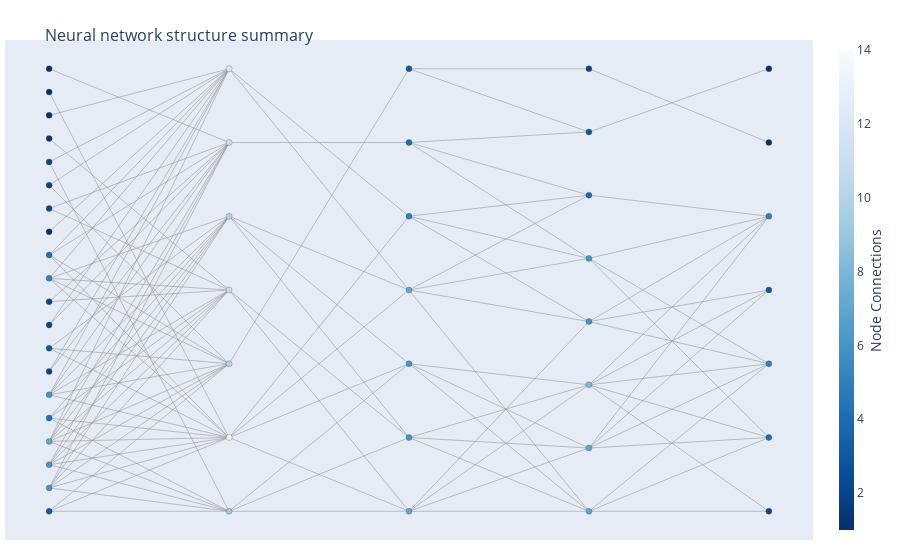

Notebook cell for this chart:
### Code cell
plotly_geometric_network(G)

### Figure 1 — Plotly figure (JSON) as saved in the notebook; plotly's stock layout.template omitted (floating-point values rounded to 4 significant figures; data arrays with more than 128 entries replaced by an {"elided": "..."} marker saying what was removed)
{"data": [{"hoverinfo": "none", "line": {"color": "#888", "width": 0.5}, "mode": "lines", "type": "scatter", "x": {"elided": "360 int values"}, "y": {"elided": "360 float values"}}, {"hoverinfo": "text", "marker": {"color": [3, 6, 6, 7, 4, 6, 2, 3, 2, 2, 5, 4, 1, 2, 2, 2, 1, 1, 1, 1, 9, 14, 10, 11, 10, 11, 12, 7, 6, 6, 7, 5, 4, 3, 7, 7, 8, 6, 6, 4, 3, 2, 2, 4, 5, 3, 5, 1, 1], "colorbar": {"thickness": 15, "title": {"side": "right", "text": "Node Connections"}, "xanchor": "left"}, "colorscale": [[0, "rgb(247,251,255)"], [0.125, "rgb(222,235,247)"], [0.25, "rgb(198,219,239)"], [0.375, "rgb(158,202,225)"], [0.5, "rgb(107,174,214)"], [0.625, "rgb(66,146,198)"], [0.75, "rgb(33,113,181)"], [0.875, "rgb(8,81,156)"], [1, "rgb(8,48,107)"]], "line": {"width": 0.3}, "reversescale": true, "showscale": true, "size": 6}, "mode": "markers", "text": ["# of connections: 3", "# of connections: 6", "# of connections: 6", "# of connections: 7", "# of connections: 4", "# of connections: 6", "# of connections: 2", "# of connections: 3", "# of connections: 2", "# of connections: 2", "# of connections: 5", "# of connections: 4", "# of connections: 1", "# of connections: 2", "# of connections: 2", "# of connections: 2", "# of connections: 1", "# of connections: 1", "# of connections: 1", "# of connections: 1", "# of connections: 9", "# of connections: 14", "# of connections: 10", "# of connections: 11", "# of connections: 10", "# of connections: 11", "# of connections: 12", "# of connections: 7", "# of connections: 6", "# of connections: 6", "# of connections: 7", "# of connections: 5", "# of connections: 4", "# of connections: 3", "# of connections: 7", "# of connections: 7", "# of connections: 8", "# of connections: 6", "# of connections: 6", "# of connections: 4", "# of connections: 3", "# of connections: 2", "# of connections: 2", "# of connections: 4", "# of connections: 5", "# of connections: 3", "# of connections: 5", "# of connections: 1", "# of connections: 1"], "type": "scatter", "x": [0, 0, 0, 0, 0, 0, 0, 0, 0, 0, 0, 0, 0, 0, 0, 0, 0, 0, 0, 0, 1, 1, 1, 1, 1, 1, 1, 2, 2, 2, 2, 2, 2, 2, 3, 3, 3, 3, 3, 3, 3, 3, 4, 4, 4, 4, 4, 4, 4], "y": [-1, -0.8947, -0.7895, -0.6842, -0.5789, -0.4737, -0.3684, -0.2632, -0.1579, -0.05263, 0.05263, 0.1579, 0.2632, 0.3684, 0.4737, 0.5789, 0.6842, 0.7895, 0.8947, 1, -1, -0.6667, -0.3333, 0, 0.3333, 0.6667, 1, -1, -0.6667, -0.3333, 0, 0.3333, 0.6667, 1, -1, -0.7143, -0.4286, -0.1429, 0.1429, 0.4286, 0.7143, 1, -1, -0.6667, -0.3333, 0, 0.3333, 0.6667, 1]}], "layout": {"annotations": [{"showarrow": false, "text": "", "x": 0.005, "xref": "paper", "y": -0.002, "yref": "paper"}], "autosize": true, "hovermode": "closest", "margin": {"b": 20, "l": 5, "r": 5, "t": 40}, "showlegend": false, "title": {"font": {"size": 16}, "text": "<br>Neural network structure summary"}, "xaxis": {"autorange": true, "range": [-0.2443, 4.244], "showgrid": false, "showticklabels": false, "type": "linear", "zeroline": false}, "yaxis": {"autorange": true, "range": [-1.143, 1.143], "showgrid": false, "showticklabels": false, "type": "linear", "zeroline": false}}}
